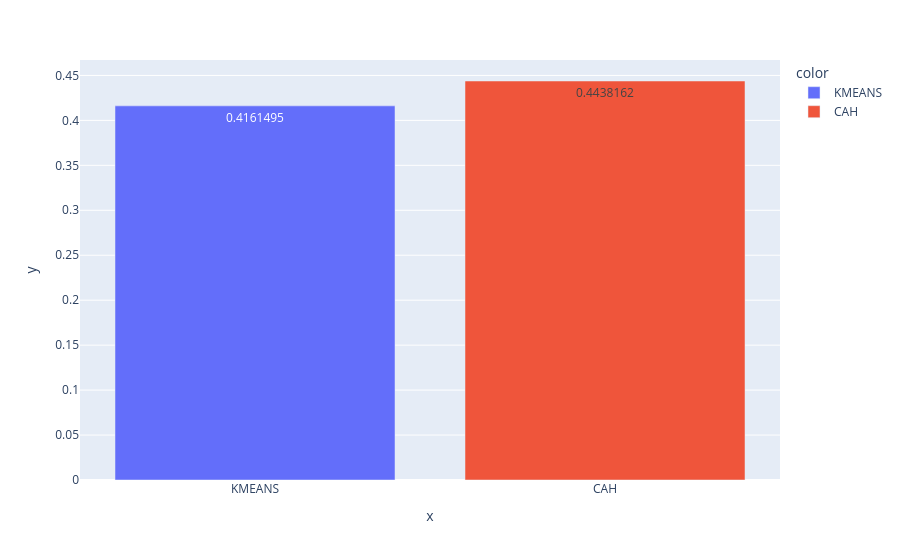

Notebook source saved alongside this figure:
### Markdown cell above
#### <font color = "bisque"> Comparer Kmeans et CAH

### Code cell
# Diagramme en barre des silhouettes
Model_Names = ['KMEANS', 'CAH']
sil = [sil_kmeans, sil_cah]
fig = px.bar(x = Model_Names, y = sil, color = Model_Names, text_auto = True)
fig.show()

### Figure 1 — Plotly figure (JSON) as saved in the notebook; plotly's stock layout.template omitted (floating-point values rounded to 4 significant figures)
{"data": [{"hovertemplate": "color=KMEANS<br>x=%{x}<br>y=%{y}<extra></extra>", "legendgroup": "KMEANS", "marker": {"color": "#636efa", "pattern": {"shape": ""}}, "name": "KMEANS", "orientation": "v", "showlegend": true, "textposition": "auto", "texttemplate": "%{y}", "type": "bar", "x": ["KMEANS"], "xaxis": "x", "y": [0.4161], "yaxis": "y"}, {"hovertemplate": "color=CAH<br>x=%{x}<br>y=%{y}<extra></extra>", "legendgroup": "CAH", "marker": {"color": "#EF553B", "pattern": {"shape": ""}}, "name": "CAH", "orientation": "v", "showlegend": true, "textposition": "auto", "texttemplate": "%{y}", "type": "bar", "x": ["CAH"], "xaxis": "x", "y": [0.4438], "yaxis": "y"}], "layout": {"barmode": "relative", "legend": {"title": {"text": "color"}, "tracegroupgap": 0}, "margin": {"t": 60}, "xaxis": {"anchor": "y", "domain": [0.0, 1.0], "title": {"text": "x"}}, "yaxis": {"anchor": "x", "domain": [0.0, 1.0], "title": {"text": "y"}}}}
